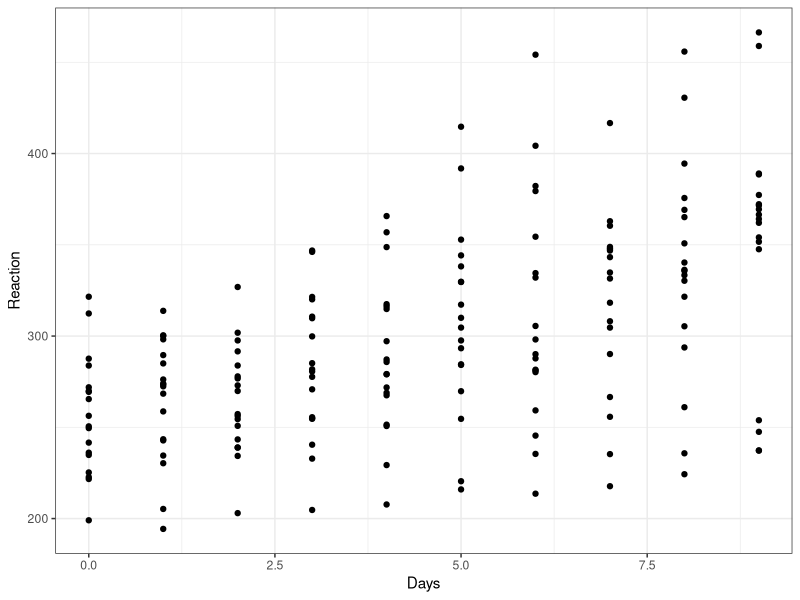
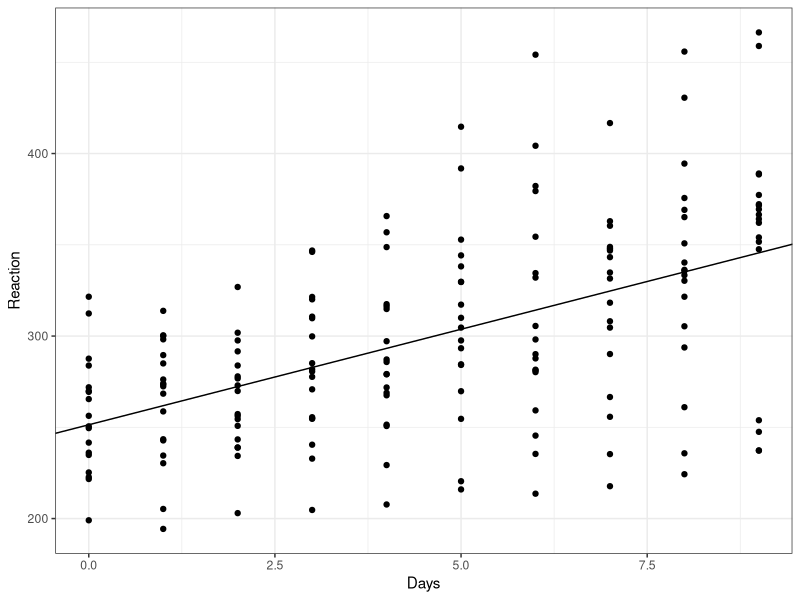
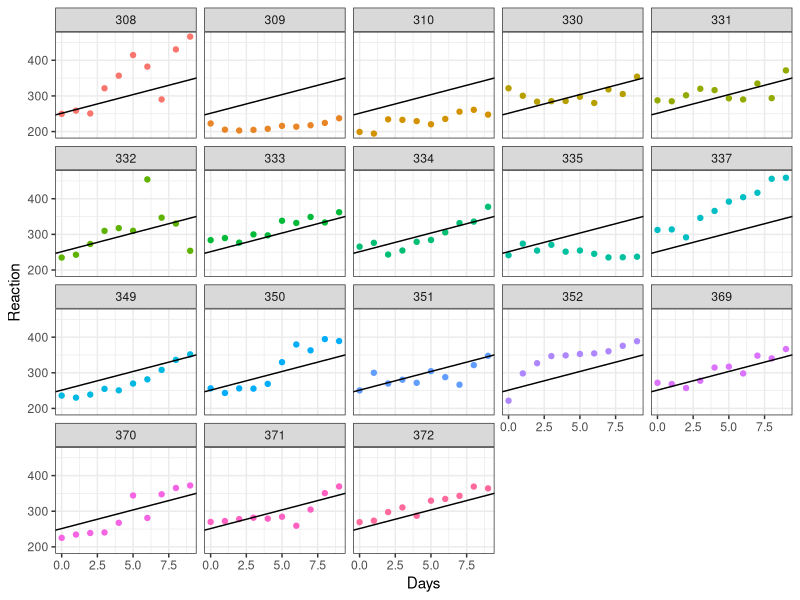
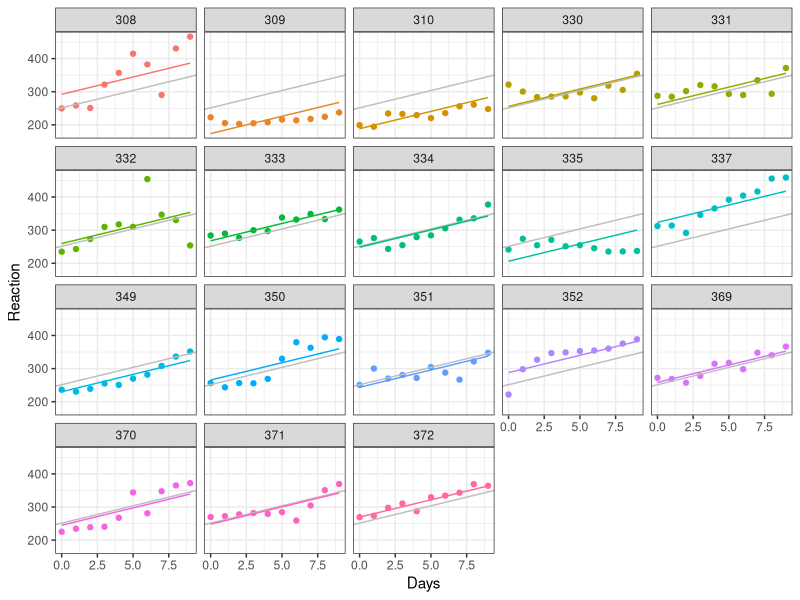
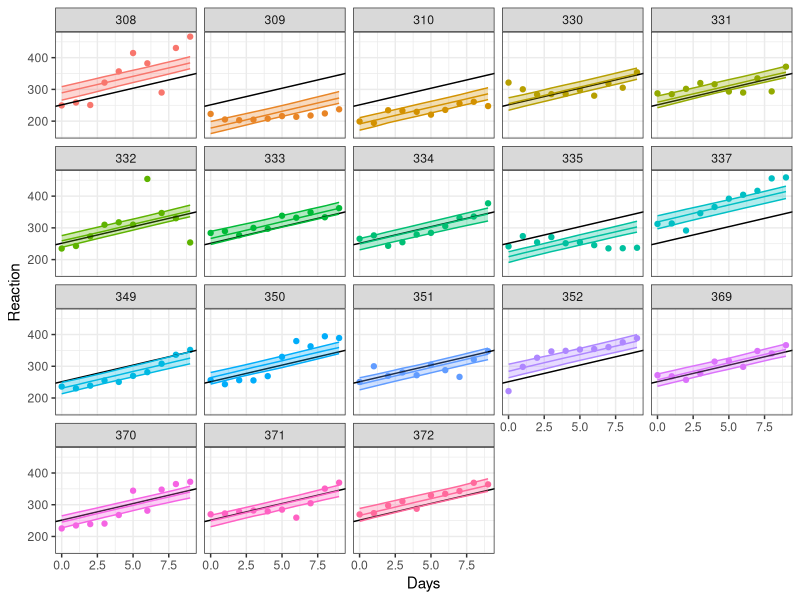
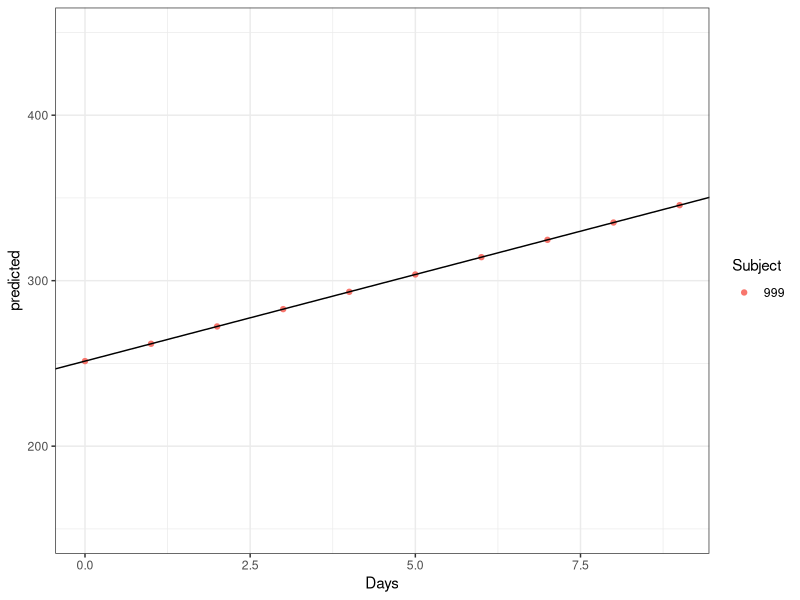
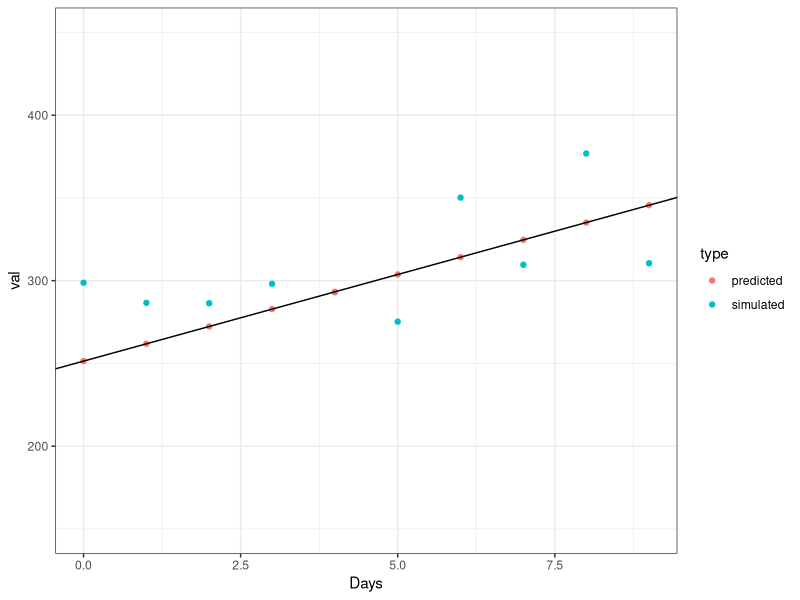
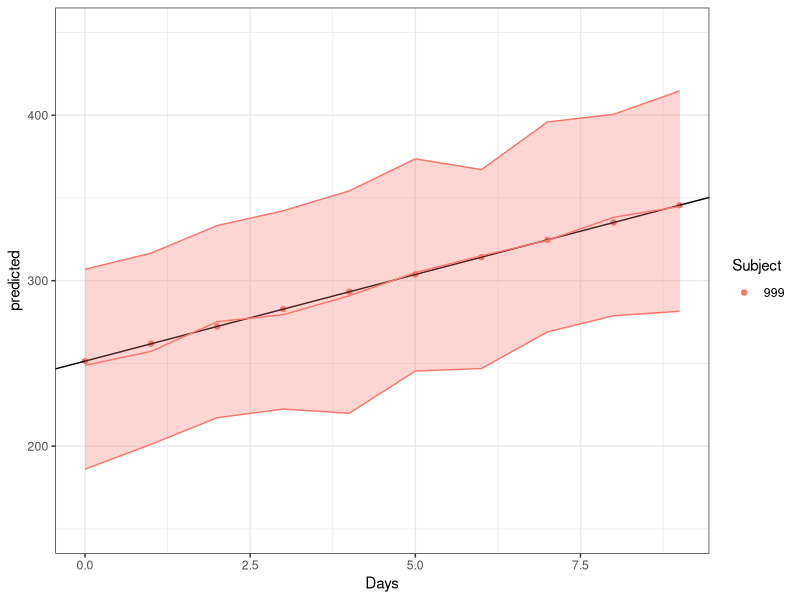

The R source for these figures, in order:
## ---- chunk 1
library(lme4)
library(tidyverse)

data("sleepstudy")
## ---- chunk 2
ggplot(sleepstudy, aes(Days, Reaction)) +
  geom_point(show.legend = FALSE) +
  theme_bw()
## ---- chunk 3
fit_lm <- lm(Reaction ~ Days, data = sleepstudy)

summary(fit_lm)
## ---- chunk 4
ggplot(sleepstudy, aes(Days, Reaction)) +
  geom_point(show.legend = FALSE) +
  geom_abline(slope = fit_lm$coefficients[2], intercept = fit_lm$coefficients[1]) +
  theme_bw()
## ---- chunk 5
ggplot(sleepstudy, aes(Days, Reaction, col = Subject)) +
  geom_point(show.legend = FALSE) +
  geom_abline(slope = fit_lm$coefficients[2], intercept = fit_lm$coefficients[1]) +
  facet_wrap(~Subject) +
  theme_bw()
## ---- chunk 6
fit <- lme4::lmer(Reaction ~ Days + (1|Subject), data = sleepstudy)

summary(fit)
## ---- chunk 7
sleepstudy |> 
  mutate(pred = predict(fit, re.form = NULL)) |> 
  ggplot(aes(Days, Reaction, col = Subject)) +
  geom_point(show.legend = FALSE) +
  geom_abline(slope = fit_lm$coefficients[2], intercept = fit_lm$coefficients[1], col = "grey") +
  geom_line(aes(Days, pred), show.legend = FALSE) +
  facet_wrap(~Subject) +
  theme_bw()
## ---- chunk 8

# predict function for bootstrapping
predfn <- function(.) {
  predict(., newdata=new, re.form=NULL)
}

# summarise output of bootstrapping
sumBoot <- function(merBoot) {
  return(
    data.frame(fit = apply(merBoot$t, 2, function(x) as.numeric(quantile(x, probs=.5, na.rm=TRUE))),
               lwr = apply(merBoot$t, 2, function(x) as.numeric(quantile(x, probs=.025, na.rm=TRUE))),
               upr = apply(merBoot$t, 2, function(x) as.numeric(quantile(x, probs=.975, na.rm=TRUE)))
    )
  )
}

# 'new' data
new <- sleepstudy
## ---- chunk 9
boot <- lme4::bootMer(fit, predfn, nsim=250, use.u=TRUE, type="parametric")
## ---- chunk 10
new |> 
  bind_cols(sumBoot(boot)) |> 
  ggplot(aes(Days, Reaction, col = Subject, fill = Subject)) +
  geom_point(show.legend = FALSE) +
  geom_abline(slope = fit_lm$coefficients[2], intercept = fit_lm$coefficients[1]) +
  geom_line(aes(Days, fit), show.legend = FALSE) +
  geom_ribbon(aes(ymin = lwr, ymax = upr), alpha = 0.3, show.legend = FALSE) +
  facet_wrap(~Subject) +
  theme_bw()
## ---- chunk 11
new_subject <- tibble(
  Days = 0:9,
  Subject = factor("999")
  )
## ---- chunk 12
predfn <- function(.) {
  predict(., newdata=new_subject, re.form=~0, allow.new.levels=TRUE)
}
## ---- chunk 13
new_subject |> 
  bind_cols(predicted = predfn(fit)) |> 
  ggplot(aes(Days, predicted, col = Subject)) +
  geom_point() +
  geom_abline(slope = fit_lm$coefficients[2], intercept = fit_lm$coefficients[1]) +
  theme_bw() +
  ylim(c(150, 450))
## ---- chunk 14
predfn <- function(.) {
  predict(., newdata=new_subject, re.form=~0, allow.new.levels=TRUE)
}

sfun <- function(.) {
    simulate(., newdata=new_subject, re.form=NULL, allow.new.levels=TRUE)[[1]]
}
## ---- chunk 15
new_subject |> 
  bind_cols(simulated = sfun(fit)) |> 
  bind_cols(predicted = predfn(fit)) |> 
  pivot_longer(cols = c(3, 4), names_to = "type", values_to = "val") |> 
  ggplot(aes(Days, val, col = type)) +
  geom_point() +
  geom_abline(slope = fit_lm$coefficients[2], intercept = fit_lm$coefficients[1]) +
  theme_bw() +
  ylim(c(150, 450))
## ---- chunk 16
boot <- lme4::bootMer(fit, sfun, nsim=250, use.u=FALSE, type="parametric", seed = 100)
## ---- chunk 17
new_subject |> 
  bind_cols(sumBoot(boot)) |> 
  bind_cols(predicted = predfn(fit)) |> 
  ggplot(aes(Days, predicted, col = Subject, fill = Subject)) +
  geom_point() +
  geom_abline(slope = fit_lm$coefficients[2], intercept = fit_lm$coefficients[1]) +
  geom_line(aes(Days, fit), show.legend = FALSE) +
  geom_ribbon(aes(ymin = lwr, ymax = upr), alpha = 0.3, show.legend = FALSE) +
  theme_bw() +
  ylim(c(150, 450))
## ---- chunk 18
boot <- lme4::bootMer(fit, predfn, nsim=250, use.u=FALSE, type="parametric", seed = 100)
## ---- chunk 19
new_subject |> 
  bind_cols(sumBoot(boot)) |> 
  bind_cols(predicted = predfn(fit)) |> 
  ggplot(aes(Days, predicted, col = Subject, fill = Subject)) +
  geom_point() +
  geom_abline(slope = fit_lm$coefficients[2], intercept = fit_lm$coefficients[1]) +
  geom_line(aes(Days, fit), show.legend = FALSE) +
  geom_ribbon(aes(ymin = lwr, ymax = upr), alpha = 0.3, show.legend = FALSE) +
  theme_bw() +
  ylim(c(150, 450))
